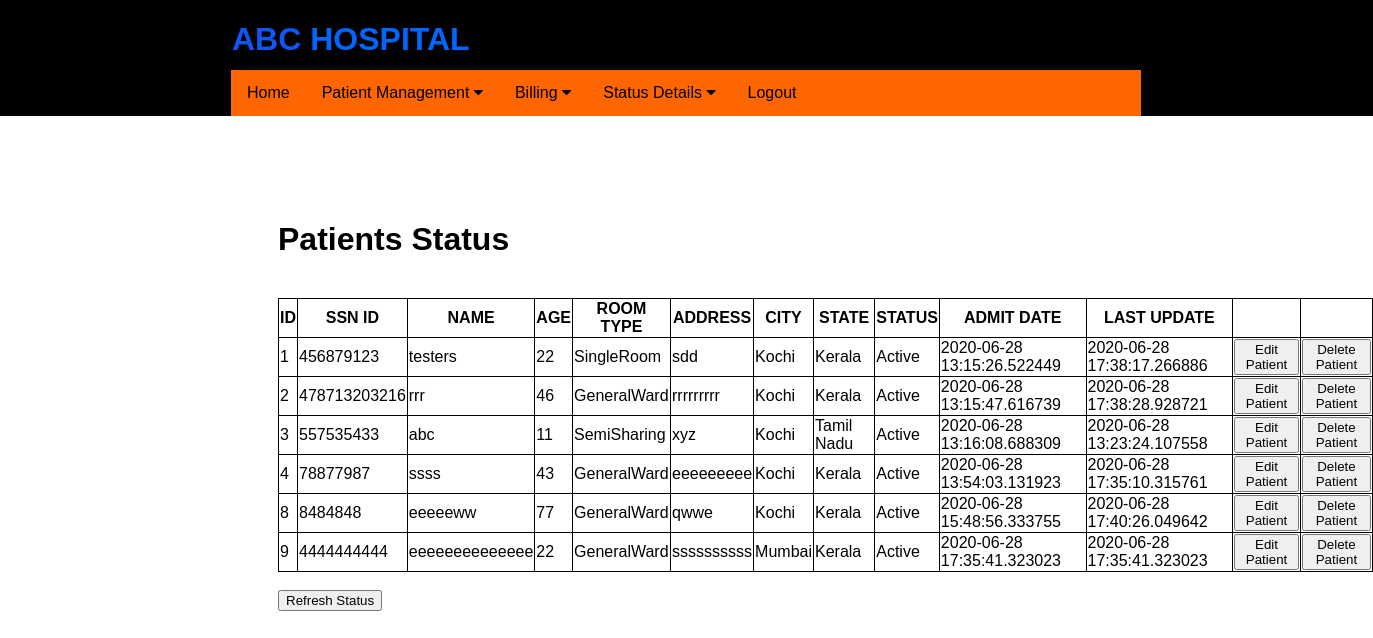
/update_patient (signed in), run on an earlier commit of the app's database.
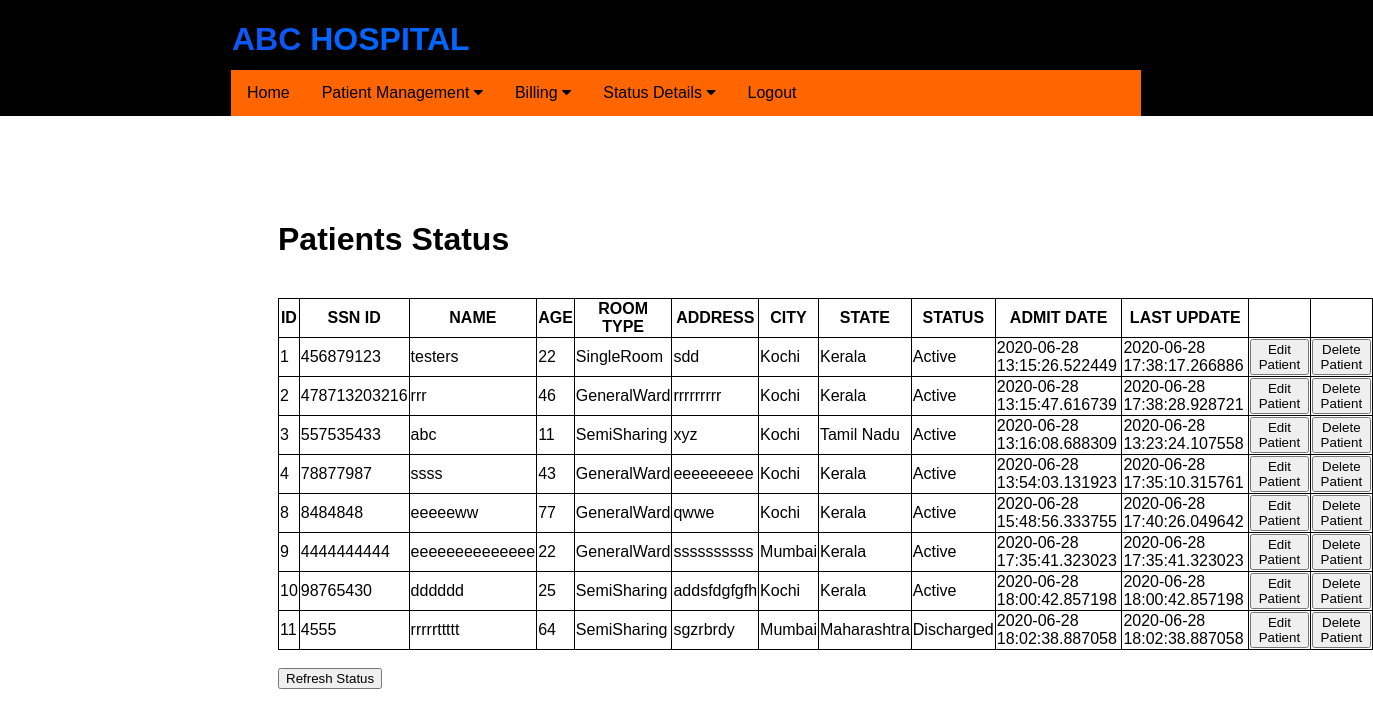
And on a later commit of the database.
### application/routes.py (models this page shows)
class Patients(db.Model):
    __tablename__ = 'patients'
    id = db.Column(db.Integer, primary_key=True)
    ssn_id = db.Column(db.Integer)
    pname = db.Column(db.String(20), nullable=False)
    age = db.Column(db.Integer)
    date = db.Column(db.DateTime, default=datetime.now)
    ldate = db.Column(db.DateTime, default=datetime.now)
    tbed = db.Column(db.String(10))
    address = db.Column(db.String(20))
    city = db.Column(db.String(20))
    state = db.Column(db.String(20))
    status = db.Column(db.String(20))
    children = relationship("Medicines")
    children1 = relationship("Diagnostics")

### application/routes.py (the view)
@app.route('/update_patient')
def update_patient():
    if 'username' in session:
        usern = session['username']
        print(usern)
        updatep = Patients.query.all()
        if not updatep:
            flash('No patients exists in database')
            return redirect( url_for('update_patient') )
        else:
            print("inside else")
            return render_template('update_patient.html', updatep = updatep)
    else:
        flash('You have been logged out. Please login again')
        return redirect( url_for('login') )
    return render_template('update_patient.html')

### application/templates/update_patient.html (shortened to what this page needs)
{% extends "layout.html" %}
{% block content %}
<div class="status">
    <h1>Patients Status</h1><br>
    <table border="1">
        <tr>
            <th>ID</th>
            <th>SSN ID</th>
            <th>NAME</th>
            <th>AGE</th>
            <th>ROOM TYPE</th>
            <th>ADDRESS</th>
            <th>CITY</th>
            <th>STATE</th>
            <th>STATUS</th>
            <th>ADMIT DATE</th>
            <th>LAST UPDATE</th>
            <th></th>
            <th></th>
        </tr>
        {% for update in updatep %}
        <tr>
            <td> {{ update.id }} </td>
            <td> {{ update.ssn_id }} </td>
            <td> {{ update.pname }} </td>
            <td> {{ update.age }} </td>
            <td> {{ update.tbed }} </td>
            <td> {{ update.address }}</td>
            <td> {{ update.city }} </td>
            <td> {{ update.state }} </td>
            <td> {{ update.status }} </td>
            <td> {{ update.date }} </td>
            <td> {{ update.ldate }} </td>
            <td> <button type="button"  onclick="window.location='editpatientdetail/{{ update.id }}'"> Edit Patient </button> </td>
            <td> <button type="button"  onclick="window.location='deletepatientdetail/{{ update.id }}'"> Delete Patient </button> </td>
        </tr>
        {% endfor %}
    </table>
    <br>
    <form action="{{ url_for('update_patient') }}">
    <button type="submit" value="Refresh the list">Refresh Status</button>
    </form>
</div>
{% endblock %}

What changed in the data, as far as the page shows it:
added Patients: id "10", ssn_id "98765430", pname "dddddd", age "25", tbed "SemiSharing", address "addsfdgfgfh", city "Kochi", state "Kerala", status "Active", date "2020-06-28 18:00:42.857198", ldate "2020-06-28 18:00:42.857198"
added Patients: id "11", ssn_id "4555", pname "rrrrrttttt", age "64", tbed "SemiSharing", address "sgzrbrdy", city "Mumbai", state "Maharashtra", status "Discharged", date "2020-06-28 18:02:38.887058", ldate "2020-06-28 18:02:38.887058"
